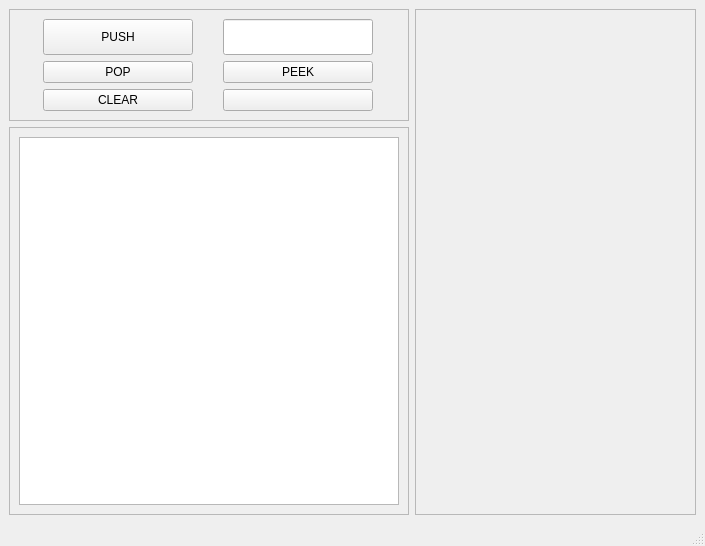
<?xml version="1.0" encoding="UTF-8"?>
<ui version="4.0">
 <class>MainWindow</class>
 <widget class="QMainWindow" name="MainWindow">
  <property name="geometry">
   <rect>
    <x>0</x>
    <y>0</y>
    <width>705</width>
    <height>546</height>
   </rect>
  </property>
  <property name="windowTitle">
   <string>MainWindow</string>
  </property>
  <widget class="QWidget" name="centralwidget">
   <layout class="QGridLayout" name="gridLayout">
    <item row="0" column="0">
     <widget class="QFrame" name="frame">
      <property name="maximumSize">
       <size>
        <width>400</width>
        <height>400</height>
       </size>
      </property>
      <property name="frameShape">
       <enum>QFrame::Shape::StyledPanel</enum>
      </property>
      <property name="frameShadow">
       <enum>QFrame::Shadow::Raised</enum>
      </property>
      <layout class="QGridLayout" name="gridLayout_2">
       <item row="2" column="0">
        <widget class="QPushButton" name="pushButton_7">
         <property name="maximumSize">
          <size>
           <width>150</width>
           <height>150</height>
          </size>
         </property>
         <property name="text">
          <string>CLEAR</string>
         </property>
        </widget>
       </item>
       <item row="0" column="1">
        <widget class="QLineEdit" name="lineEdit">
         <property name="maximumSize">
          <size>
           <width>150</width>
           <height>150</height>
          </size>
         </property>
         <property name="font">
          <font>
           <family>Yu Gothic UI</family>
           <pointsize>18</pointsize>
          </font>
         </property>
         <property name="text">
          <string/>
         </property>
        </widget>
       </item>
       <item row="2" column="1">
        <widget class="QPushButton" name="pushButton_6">
         <property name="maximumSize">
          <size>
           <width>150</width>
           <height>150</height>
          </size>
         </property>
         <property name="text">
          <string/>
         </property>
        </widget>
       </item>
       <item row="1" column="0">
        <widget class="QPushButton" name="pushButton_2">
         <property name="maximumSize">
          <size>
           <width>150</width>
           <height>150</height>
          </size>
         </property>
         <property name="text">
          <string>POP</string>
         </property>
        </widget>
       </item>
       <item row="1" column="1">
        <widget class="QPushButton" name="pushButton_5">
         <property name="maximumSize">
          <size>
           <width>150</width>
           <height>150</height>
          </size>
         </property>
         <property name="text">
          <string>PEEK</string>
         </property>
        </widget>
       </item>
       <item row="0" column="0">
        <widget class="QPushButton" name="pushButton">
         <property name="maximumSize">
          <size>
           <width>150</width>
           <height>150</height>
          </size>
         </property>
         <property name="text">
          <string>PUSH</string>
         </property>
        </widget>
       </item>
      </layout>
     </widget>
    </item>
    <item row="1" column="0">
     <widget class="QFrame" name="frame_3">
      <property name="maximumSize">
       <size>
        <width>400</width>
        <height>400</height>
       </size>
      </property>
      <property name="frameShape">
       <enum>QFrame::Shape::StyledPanel</enum>
      </property>
      <property name="frameShadow">
       <enum>QFrame::Shadow::Raised</enum>
      </property>
      <layout class="QVBoxLayout" name="verticalLayout_2">
       <item>
        <widget class="QGraphicsView" name="graphicsView"/>
       </item>
      </layout>
     </widget>
    </item>
    <item row="0" column="1" rowspan="2">
     <widget class="QFrame" name="frame_2">
      <property name="frameShape">
       <enum>QFrame::Shape::StyledPanel</enum>
      </property>
      <property name="frameShadow">
       <enum>QFrame::Shadow::Raised</enum>
      </property>
      <layout class="QVBoxLayout" name="verticalLayout">
       <item>
        <widget class="QWidget" name="canvasContainer" native="true">
         <property name="minimumSize">
          <size>
           <width>0</width>
           <height>0</height>
          </size>
         </property>
        </widget>
       </item>
      </layout>
     </widget>
    </item>
   </layout>
  </widget>
  <widget class="QMenuBar" name="menubar">
   <property name="geometry">
    <rect>
     <x>0</x>
     <y>0</y>
     <width>705</width>
     <height>33</height>
    </rect>
   </property>
  </widget>
  <widget class="QStatusBar" name="statusbar"/>
 </widget>
 <resources/>
 <connections/>
</ui>
